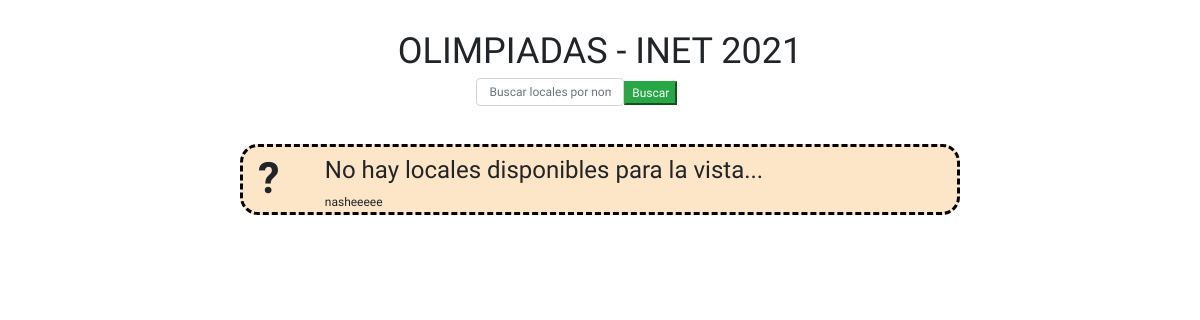
The app's page / (signed in), older data.
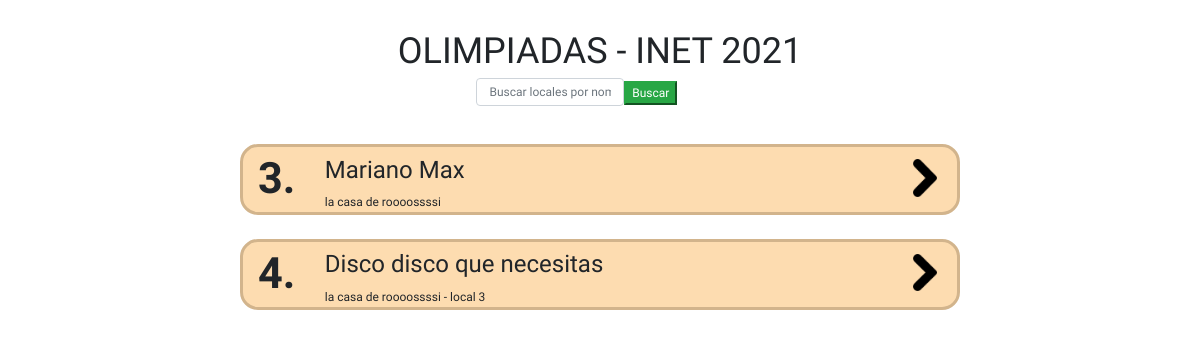
The same page, newer data.
### INET2021/models.py (models this page shows, shortened)
class Local(models.Model):
    name = models.CharField(max_length=100, default=None)
    max_cap = models.IntegerField()
    ac_cap = models.IntegerField()
    address = models.CharField(max_length=100, default=None)
    manager = models.ForeignKey(Manager, on_delete= models.CASCADE)
    time = models.ManyToManyField(Time)

### INET2021/views.py (the view)
# urls.py: path('', views.HomeView, name="homeView"),
def HomeView(request):
    locals = Local.objects.all()
    queryset = request.GET.get("buscar")
    if queryset:
        locals = Local.objects.filter(
            Q(name__icontains = queryset) |
            Q(address__icontains = queryset)
        ).distinct()
    if (queryset == None):
        queryset = ""
    context= {
        'locales': locals,
        'buscar': queryset,
    }
    return render(request, 'home.html' , context)

### INET2021/templates/home.html (shortened to what this page needs)
{% extends 'base.html'%}
{%load static%}
{%block content%}
{% if request.user.is_authenticated %}
<div class='container-fluid searchContainer'>
    <div class="row">
        <div class="col titleBox">
            <a>OLIMPIADAS - INET 2021</a>
        </div>
    </div>
    <div class="row justify-content-md-center searchBox">
        <form method="get">
            <div class="col-10 justify-content-md-center searchBarContainer">
                <input type="text" class="form-control searchBar" value="{{ search }}" placeholder="Buscar locales por nombre o dirección..." name="buscar">
                <span class="input-group-list">
                    <button type="submit" class="boton btn-success searchButton">Buscar</button>
                </span>
            </div>
        </form>
    </div>
</div>
<br>
{%for local in locales%}
<div class='container-fluid listComponent'>
    <div class="row">
        <div class="col-1">
            <b class="listID">{{local.id}}.</b>
        </div>
        <div class="col-8">
            <div class="row listName">
                <a>{{local.name}}</a>
            </div>
            <div class="row listAddress">
                <a>{{local.address}}</a>
            </div>
        </div>
        <div class="col-1 ml-auto">
            <a href="{% url 'local_view' local.id %}"><img class="listArrow" src="../../static/img/RightArrow.png"></a>
        </div>
    </div>
</div>
{% empty %}
<div class='container-fluid emptyListComponent'>
    <div class="row">
        <div class="col-1">
            <b class="listID">?</b>
        </div>
        <div class="col-8">
            <div class="row listName">
                <a>No hay locales disponibles para la vista...</a>
            </div>
            <div class="row listAddress">
                <a>nasheeeee</a>
            </div>
        </div>
    </div>
</div>
{%endfor%}
{% endif %}
{%endblock%}

### INET2021/templates/base.html (shortened to what this page needs)
{%load static%}
<!DOCTYPE html>
<html>
    <head>
        <link rel="stylesheet" href="https://stackpath.bootstrapcdn.com/bootstrap/4.3.1/css/bootstrap.min.css">
        <link rel="stylesheet" href="https://stackpath.bootstrapcdn.com/bootstrap/4.1.3/css/bootstrap.min.css">
        <link rel="stylesheet" href="https://use.fontawesome.com/releases/v5.6.1/css/all.css">
        <link rel="stylesheet" href="{% static '/css/styles.css' %}">
    </head>
    <body class="bgImg" style="background-image: url(../../static/img/background.jpg)">
        {% block content %}
        {% endblock %}
    </body>
</html>

### static/css/styles.css (style rules this page uses)
.bgImg { background-size: cover; background-repeat: no-repeat; background-attachment: fixed; background-position: center center; }
.searchContainer { margin-top: 2%; height: 8vw; width: 50%; font-family: 'Quicksand', sans-serif; }
.titleBox { height: 40%; font-size: 3vw; text-align: center; }
.searchBox { height: 4vw; }
.searchBarContainer { display: flex; align-items: center; }
.searchBar { padding-left: 1vw; font-size: 1vw; height: 70%; }
.searchButton { font-size: 1vw; height: 170%; }
.listComponent { width: 60%; height: 100%; margin-bottom: 2%; background-color: rgb(253, 220, 176); border: 3px solid tan; border-radius: 1.5vw; font-family: 'Quicksand', sans-serif; }
.listID { font-size: 3.6vw; }
.listName { font-size: 2vw; height:70%; padding-left: 5%; white-space: nowrap; align-items: center; }
.listAddress { font-size: 1vw; height:30%; padding-left: 5%; white-space: nowrap; align-items: center; }
.listArrow { width:2vw; margin-top: 42%; vertical-align: middle; }

Row changes from the older to the newer data that the page shows:
added Local: id "3", name "Mariano Max", address "la casa de roooossssi"
added Local: id "4", name "Disco disco que necesitas", address "la casa de roooossssi - local 3"
Text that changed along with them:
text no longer shown: "? No hay locales disponibles para la vista... nasheeeee"
